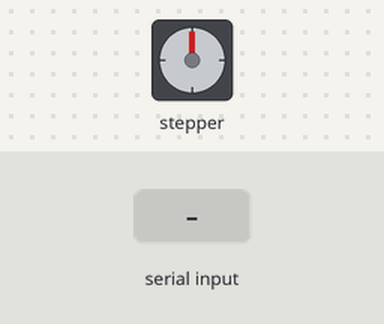
The sketch below on a simulated ESP8266 (NodeMCU). Shown: stepper motor. Inputs (shaded band) come from the test bench. Stepper angles assume 2000 steps per turn; what the sketch prints to the serial monitor is not drawn.

Above: at 1.2 s.
1.3 s: "d" received over Serial
2.8 s: "g" received over Serial
4.3 s: "a" received over Serial
7.3 s: "w" received over Serial
10.3 s: "s" received over Serial
11.8 s: "x" received over Serial
Timing chart, 0 to 14.8 s (numbered marks = the images above; inputs shaded):
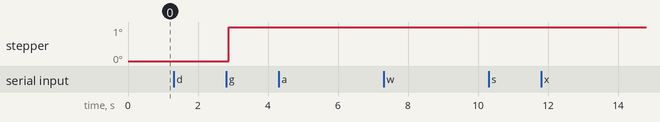

The sketch:

hello_tech.ino
```cpp
// Include the Arduino Stepper Library
#include <Stepper.h>

// Define Constants

// Number of steps per output rotation
const int STEPS_PER_REV = 2000;
const int SPEED_CONTROL = A0;

const int BUF_SIZE=1;
char buf[1];
int rlen;


int incr_speed_by = 20;
int speed = 0;
int direction = 1;

int motorSpeed;
int steps;

String line;

// The pins used are 1,2,3,4
// Connected to L298N Motor Driver In1, In2, In3, In4
// Pins entered in sequence 1-2-3-4 for proper step sequencing

Stepper stepper_NEMA17(STEPS_PER_REV, D1, D2, D3, D4);

void motorSpeedRight(){
  speed += incr_speed_by;
}
void motorSpeedLeft(){
  speed -= incr_speed_by;
}
void motorStepUp(){
  steps+=10;
}
void motorStepDown(){
  steps-=10;
}
void motorStop(){
  speed = 0;
}
void move(int motorspeed,int steps){

  // map it to a range from 0 to 100: = map(speed, 0, 1023, 0, 100);
  // set the motor speed:
  if (abs(motorSpeed) > 0) {
    stepper_NEMA17.setSpeed(abs(motorSpeed));
    // step 1/100 of a revolution:

    direction = motorSpeed/abs(motorSpeed);
    stepper_NEMA17.step(direction*steps);//STEPS_PER_REV / 100);
  }
}


void setup() {
  // nothing to do inside the void setup
  Serial.begin(9600);
  buf[0] = 'i';
  steps = 10;
}

void loop() {

  if(Serial.available()){
    rlen = Serial.readBytes(buf,BUF_SIZE);

  }
  else buf[0]= 'i';


  if (buf[0] == 'd') {

    motorSpeedRight();
  }
  if (buf[0] == 'a') {

    motorSpeedLeft();
  }
  if (buf[0] == 'w') {

    motorStepUp();
  }
  if (buf[0] == 's') {

    motorStepDown();
  }
  if (buf[0] == 'x') {

    motorStop();
  }

  if (buf[0]=='g'){ //g go makes one move


    //Serial.print("Speed: ");
    //Serial.print(speed);
    //Serial.print(", Steps: ");
    //Serial.print(steps);
    //Serial.print(", command:  ");
    //Serial.println(buf[0]);

    motorSpeed = map(speed, 0, 1000, 0, 100);
    if (steps>0)  move(motorSpeed,steps);
  }
  line  = "Speed: "+String(speed)+ ", Steps: "+String(steps)+ ", command:  "+String(buf[0]);
    Serial.println(line);
}
```

Measured:
- after the input at 1.3 s, every drawn part: stays the same
- after the input at 4.3 s, every drawn part: stays the same
- after the input at 7.3 s, every drawn part: stays the same
- after the input at 10.3 s, every drawn part: stays the same
- after the input at 11.8 s, every drawn part: stays the same
